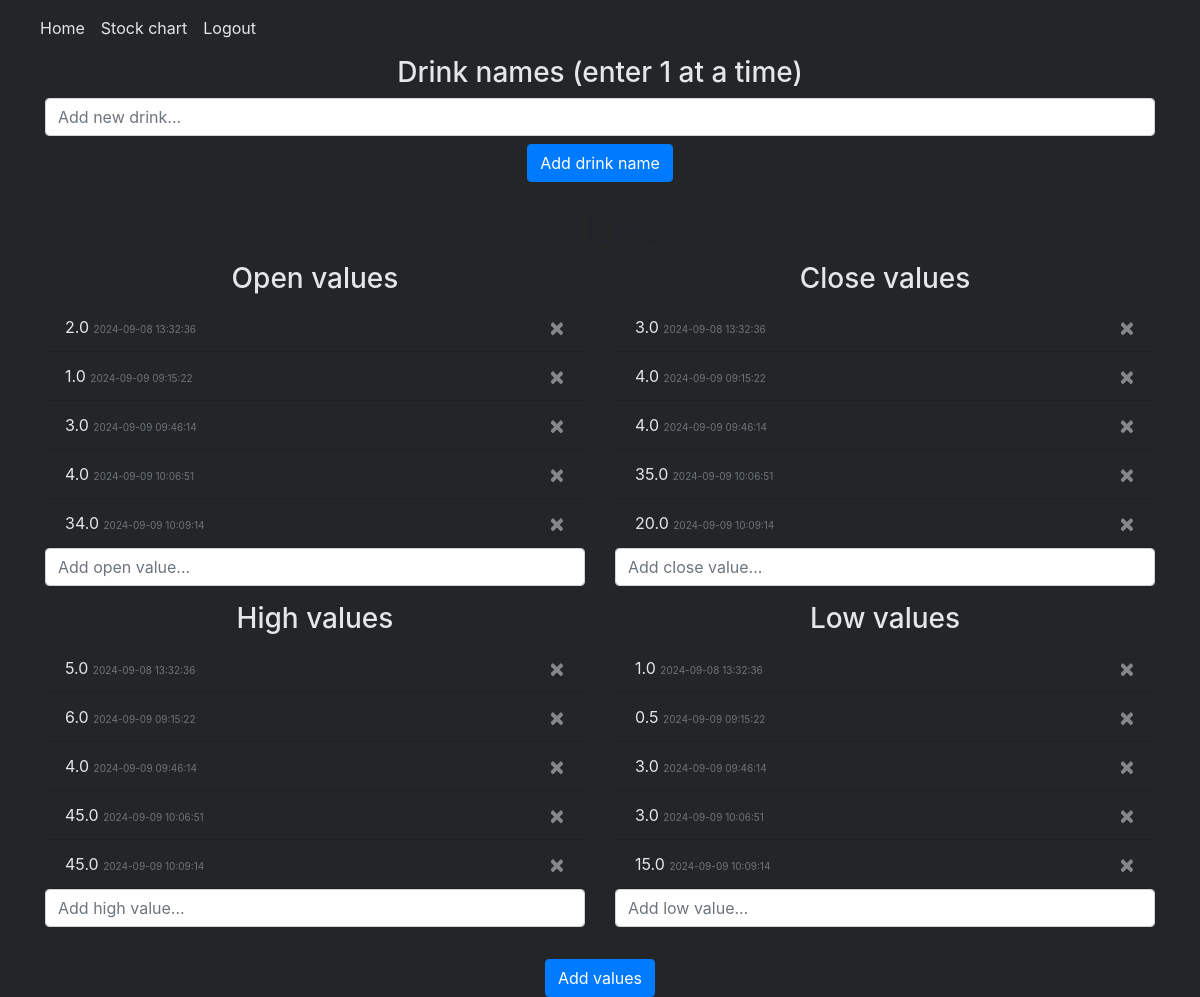
Page / (signed in) on the earlier database version.
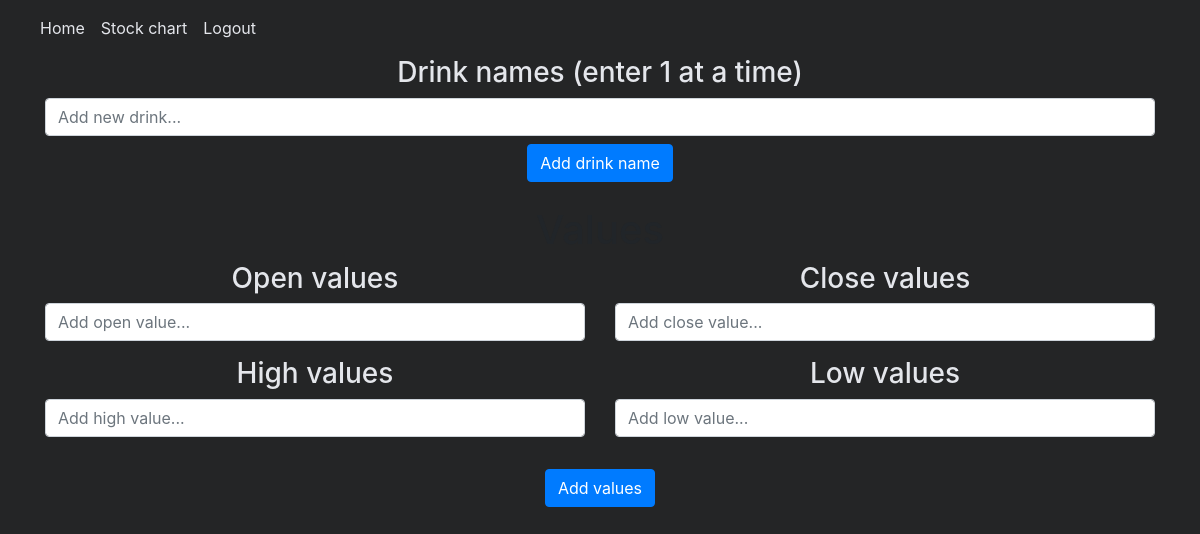
Same page on the later database version.
### website/models.py (models this page shows)
class OpenValue(db.Model):
    id = db.Column(db.Integer, primary_key=True)
    data = db.Column(db.Float)
    date = db.Column(db.DateTime(timezone=True), default=func.now())
    user_id = db.Column(db.Integer, db.ForeignKey('user.id'))

class CloseValue(db.Model):
    id = db.Column(db.Integer, primary_key=True)
    data = db.Column(db.Float)
    date = db.Column(db.DateTime(timezone=True), default=func.now())
    user_id = db.Column(db.Integer, db.ForeignKey('user.id'))

class High(db.Model):
    id = db.Column(db.Integer, primary_key=True)
    data = db.Column(db.Float)
    date = db.Column(db.DateTime(timezone=True), default=func.now())
    user_id = db.Column(db.Integer, db.ForeignKey('user.id'))

class Low(db.Model):
    id = db.Column(db.Integer, primary_key=True)
    data = db.Column(db.Float)
    date = db.Column(db.DateTime(timezone=True), default=func.now())
    user_id = db.Column(db.Integer, db.ForeignKey('user.id'))

### website/views.py (the view, shortened to what this page needs)
@views.route('/', methods=['GET', 'POST'])
@login_required
def home():
    return render_template("home.html", user=current_user)

### website/__init__.py (called while the page is built)
def create_app():
    app = Flask(__name__)
    app.config['SECRET_KEY'] = 'asd'
    app.config['SQLALCHEMY_DATABASE_URI'] = f'sqlite:///{DB_NAME}'
    db.init_app(app)
    migrate.init_app(app, db)
    from .views import views
    from .auth import auth
    app.register_blueprint(views, url_prefix='/')
    app.register_blueprint(auth, url_prefix='/')
    from .models import User, Note, CloseValue, OpenValue, High, Low
    with app.app_context():
        db.create_all()
    login_manager = LoginManager()
    login_manager.login_view = 'auth.login'
    login_manager.init_app(app)
    @login_manager.user_loader
    def load_user(id):
        return User.query.get(int(id))
    return app

### website/templates/home.html (shortened to what this page needs)
{% extends "base.html" %}
{% block content %}
<h3 align="center">Drink names (enter 1 at a time)</h3>
<form method="POST" class="mb-4">
  <input name="note" id="note" class="form-control mb-2" placeholder="Add new drink..." required>
  <div class="d-flex justify-content-center">
    <button type="submit" class="btn btn-primary">Add drink name</button>
  </div>
</form>
<form method="POST">
<h1 align="center">Values</h1>
<div class="row">
  <div class="col">
    <h3 align="center">Open values</h3>
    <ul class="list-group list-group-flush" id="open_values">
      {% for open_v in user.open_values %}
      <li class="list-group-item d-flex justify-content-between align-items-center">
        <span>{{ open_v.data }} <small class="text-muted">{{ open_v.date.strftime('%Y-%m-%d %H:%M:%S') }}</small></span>
        <button type="button" class="close" data-id="{{ open_v.id }}" onClick="deleteLastValues()">
            <span aria-hidden="true" id="cross">&times;</span>
        </button>
      </li>
      {% endfor %}
    </ul>
    <input name="open_v" id="open_v" class="form-control mb-3" placeholder="Add open value..." required>
  </div>
  <div class="col">
    <h3 align="center">Close values</h3>
    <ul class="list-group list-group-flush" id="close_values">
      {% for close in user.close_values %}
      <li class="list-group-item d-flex justify-content-between align-items-center">
        <span>{{ close.data }} <small class="text-muted">{{ close.date.strftime('%Y-%m-%d %H:%M:%S') }}</small></span>
        <button type="button" class="close" data-id="{{ close.id }}" onClick="deleteLastValues()">
            <span aria-hidden="true" id="cross">&times;</span>
        </button>
      </li>
      {% endfor %}
    </ul>
    <input name="close" id="close" class="form-control mb-3" placeholder="Add close value..." required>
  </div>
</div>
<div class="row">
  <div class="col">
    <h3 align="center">High values</h3>
    <ul class="list-group list-group-flush" id="highs">
      {% for high in user.highs %}
      <li class="list-group-item d-flex justify-content-between align-items-center">
        <span>{{ high.data }} <small class="text-muted">{{ high.date.strftime('%Y-%m-%d %H:%M:%S') }}</small></span>
        <button type="button" class="close" data-id="{{ high.id }}" onClick="deleteLastValues()">
            <span aria-hidden="true" id="cross">&times;</span>
        </button>
      </li>
      {% endfor %}
    </ul>
    <input name="high" id="high" class="form-control mb-3" placeholder="Add high value..." required>
  </div>
  <div class="col">
    <h3 align="center">Low values</h3>
    <ul class="list-group list-group-flush" id="lows">
      {% for low in user.lows %}
      <li class="list-group-item d-flex justify-content-between align-items-center">
        <span>{{ low.data }} <small class="text-muted">{{ low.date.strftime('%Y-%m-%d %H:%M:%S') }}</small></span>
        <button type="button" class="close" data-id="{{ low.id }}" onClick="deleteLastValues()">
            <span aria-hidden="true" id="cross">&times;</span>
        </button>
      </li>
      {% endfor %}
    </ul>
    <input name="low" id="low" class="form-control mb-3" placeholder="Add low value..." required>
  </div>
</div>
<div class="d-flex justify-content-center mt-3">
  <button type="submit" class="btn btn-primary">Add values</button>
</div>
</form>
{% endblock %}

Differences in the rows shown:
no longer on this page (row edited): OpenValue: data "2.0", date "2024-09-08 13:32:36"
no longer on this page (row edited): OpenValue: data "1.0", date "2024-09-09 09:15:22"
removed OpenValue: data "3.0", date "2024-09-09 09:46:14"
removed OpenValue: data "4.0", date "2024-09-09 10:06:51"
removed OpenValue: data "34.0", date "2024-09-09 10:09:14"
no longer on this page (row edited): CloseValue: data "3.0", date "2024-09-08 13:32:36"
no longer on this page (row edited): CloseValue: data "4.0", date "2024-09-09 09:15:22"
removed CloseValue: data "4.0", date "2024-09-09 09:46:14"
removed CloseValue: data "35.0", date "2024-09-09 10:06:51"
removed CloseValue: data "20.0", date "2024-09-09 10:09:14"
no longer on this page (row edited): High: data "5.0", date "2024-09-08 13:32:36"
no longer on this page (row edited): High: data "6.0", date "2024-09-09 09:15:22"
removed High: data "4.0", date "2024-09-09 09:46:14"
removed High: data "45.0", date "2024-09-09 10:06:51"
removed High: data "45.0", date "2024-09-09 10:09:14"
no longer on this page (row edited): Low: data "1.0", date "2024-09-08 13:32:36"
no longer on this page (row edited): Low: data "0.5", date "2024-09-09 09:15:22"
removed Low: data "3.0", date "2024-09-09 09:46:14"
removed Low: data "3.0", date "2024-09-09 10:06:51"
removed Low: data "15.0", date "2024-09-09 10:09:14"
